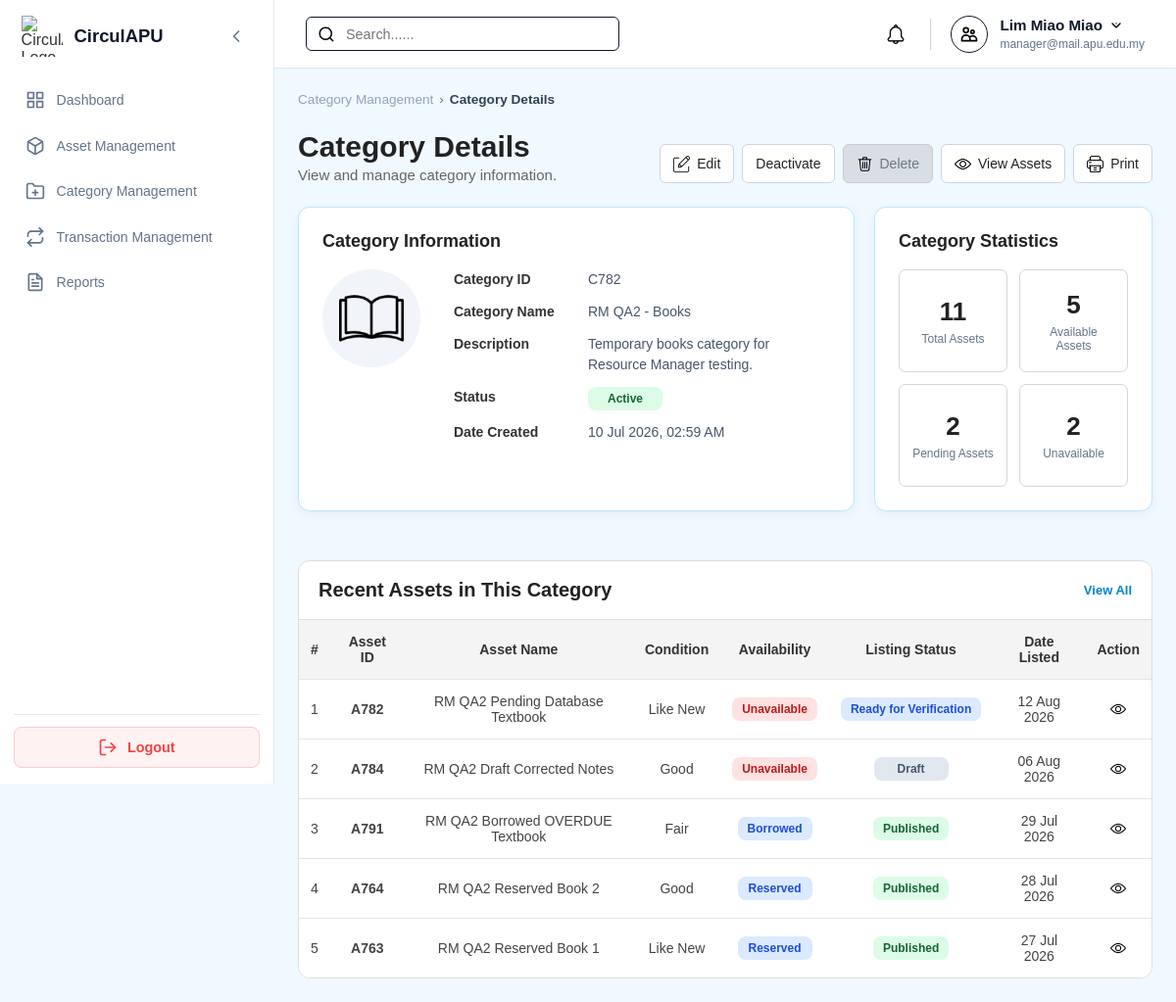
The app's page /Manager/manager_category_view.php?categoryID=C782&back=page=2 (signed in) with its own data.
### tables this page shows
CREATE TABLE `categories` (
  `categoryID` varchar(10) NOT NULL,
  `categoryName` varchar(100) NOT NULL,
  `description` varchar(255) DEFAULT NULL,
  `categoryIcon` varchar(255) DEFAULT NULL,
  `status` enum('Active','Inactive') NOT NULL DEFAULT 'Active',
  `createdDate` timestamp NOT NULL DEFAULT current_timestamp()
);

CREATE TABLE `assets` (
  `assetID` varchar(10) NOT NULL,
  `ownerID` varchar(10) NOT NULL,
  `categoryID` varchar(10) NOT NULL,
  `assetName` varchar(150) NOT NULL,
  `description` varchar(255) DEFAULT NULL,
  `assetCondition` enum('New','Like New','Good','Fair','Poor') NOT NULL,
  `imageURL` varchar(255) DEFAULT NULL,
  `availabilityStatus` enum('Available','Reserved','Borrowed','Unavailable') NOT NULL,
  `listingStatus` enum('Draft','Pending Review','Ready for Verification','Approved','Published','Rejected','Removed') NOT NULL,
  `createdDate` timestamp NOT NULL DEFAULT current_timestamp(),
  `updatedDate` timestamp NULL DEFAULT NULL ON UPDATE current_timestamp(),
  `verificationStatus` enum('Pending','Approved','Rejected') NOT NULL
);

### Manager/manager_category_view.php (the view, shortened to what this page needs)
<?php
require_once '../print.php';
require_once '../db.php';
function e($v): string { return htmlspecialchars((string)$v, ENT_QUOTES, 'UTF-8'); }
function iconPath($v): string {
    $v = str_replace('\\', '/', trim($v));
    return preg_match('/^https?:\/\//i', $v) ? $v : '../' . ltrim(preg_replace('#^(\.\./)+#', '', $v), '/');
}
$categoryID=trim($_GET['categoryID']??'');$back=trim($_GET['back']??'');$source=$_GET['source']??'categories';
$backURL=($source==='reports'?'manager_reports.php':'manager_categories.php').($back?'?'.$back:'');
$backLabel=$source==='reports'?'Reports':'Category Management';
$navParam=($source==='reports'?'&source=reports':'').($back?'&back='.rawurlencode($back):'');
$categoryReturn=['categoryID'=>$categoryID];
if($back)$categoryReturn['back']=$back;
$assetNav='&source=category&back='.rawurlencode(http_build_query($categoryReturn));
$category = null;
$assets = [];
$stats = ['total'=>0,'available'=>0,'pending'=>0,'unavailable'=>0];
$linkedAssets = 0;
$error = '';
try {
    $conn->set_charset('utf8mb4');
    $stmt = $conn->prepare("
        SELECT categoryID,categoryName,description,categoryIcon,status,createdDate
        FROM categories WHERE categoryID=? LIMIT 1
    ");
    $stmt->bind_param('s', $categoryID);
    $stmt->execute();
    $category = $stmt->get_result()->fetch_assoc();
    if (!$category) {
        $error = 'The selected category could not be found.';
    } else {
        $stmt = $conn->prepare("
            SELECT
                COUNT(*) linked,
                SUM(listingStatus<>'Removed') total,
                SUM(listingStatus='Published' AND verificationStatus='Approved' AND availabilityStatus='Available') available,
                SUM(listingStatus IN ('Draft','Pending Review','Ready for Verification')) pending,
                SUM(availabilityStatus='Unavailable' AND listingStatus<>'Removed') unavailable
            FROM assets WHERE categoryID=?
        ");
        $stmt->bind_param('s', $categoryID);
        $stmt->execute();
        $row = $stmt->get_result()->fetch_assoc();
        $linkedAssets = (int)($row['linked'] ?? 0);
        foreach ($stats as $k => $v) $stats[$k] = (int)($row[$k] ?? 0);
        $stmt = $conn->prepare("
            SELECT assetID,assetName,assetCondition,availabilityStatus,listingStatus,createdDate
            FROM assets
            WHERE categoryID=? AND listingStatus<>'Removed'
            ORDER BY createdDate DESC LIMIT 5
        ");
        $stmt->bind_param('s', $categoryID);
        $stmt->execute();
        $assets = $stmt->get_result()->fetch_all(MYSQLI_ASSOC);
    }
} catch (Throwable $e) {
    error_log($e->getMessage());
    $error = 'Unable to load category details. Please try again.';
}
$icon = iconPath($category['categoryIcon'] ?? '');
?>
<!DOCTYPE html>
<html lang="en">
<head>
    <link rel="stylesheet" href="../style.css">
    <link rel="stylesheet" href="manager_style.css?v=<?=filemtime(__DIR__.'/manager_style.css')?>">
    <link rel="stylesheet" href="manager_mobile.css">
</head>
<body class="role-manager">
<div class="dashboard-container">
<?php include '../sidebar.php'; ?>
<div class="main-content">
<?php include '../header.php'; ?>
<main class="page-body">
<?php if ($error): ?>
<section class="management-heading">
    <div class="breadcrumb">
        <a href="<?=e($backURL)?>"><?=e($backLabel)?></a>
        <span>›</span><span class="breadcrumb-current">Category Details</span>
    </div>
    <h1>Category Details</h1>
</section>
<div class="alert alert-error"><?= e($error) ?></div>
<?php else: ?>
<section class="management-heading category-heading">
    <div>
        <div class="breadcrumb">
            <a href="<?=e($backURL)?>"><?=e($backLabel)?></a>
            <span>›</span><span class="breadcrumb-current">Category Details</span>
        </div>
        <h1>Category Details</h1>
        <p>View and manage category information.</p>
    </div>
    <div class="category-page-actions">
        <a href="manager_category_edit.php?categoryID=<?= e($categoryID) ?><?=e($navParam)?>">
            <img src="../assets/icons/edit.png" alt=""> Edit
        </a>
        <?php if ($category['status'] === 'Active'): ?>
        <button type="button" class="deactivate"
                onclick="openDetailCategoryAction('deactivate')">Deactivate</button>
        <?php endif; ?>
        <?php if ($linkedAssets === 0): ?>
        <button type="button" class="delete" onclick="openDetailCategoryAction('delete')">
            <img src="../assets/icons/delete.png" alt=""> Delete
        </button>
        <?php else: ?>
        <button type="button" disabled title="Cannot delete because assets are linked to this category.">
            <img src="../assets/icons/delete.png" alt=""> Delete
        </button>
        <?php endif; ?>
        <a href="manager_assets.php?category=<?= e($categoryID) ?>">
            <img src="../assets/icons/view.png" alt=""> View Assets
        </a>
    </div>
</section>
<section class="category-detail-layout">
<article class="content-card category-info-card">
    <h2>Category Information</h2>
    <div class="category-info-content">
        <div class="category-main-icon">
            <?php if ($icon): ?><img src="<?= e($icon) ?>" alt="<?= e($category['categoryName']) ?>"><?php endif; ?>
        </div>
        <div class="category-info-fields">
            <?php
            $details = [
                'Category ID'   => $category['categoryID'],
                'Category Name' => $category['categoryName'],
                'Description'   => $category['description'] ?: '-',
                'Status'        => $category['status'],
                'Date Created'  => date('d M Y, h:i A', strtotime($category['createdDate']))
            ];
            foreach ($details as $label => $value):
            ?>
            <div class="category-info-row">
                <strong><?= e($label) ?></strong>
                <span><?php if($label==='Status'):?><span class="status-badge" data-status="<?=e($value)?>"><?=e($value)?></span><?php else:?><?=e($value)?><?php endif;?></span>
            </div>
            <?php endforeach; ?>
        </div>
    </div>
</article>
<article class="content-card category-stats-card">
    <h2>Category Statistics</h2>
    <div class="category-stats-grid">
        <div class="category-stat"><strong><?= $stats['total'] ?></strong><span>Total Assets</span></div>
        <div class="category-stat"><strong><?= $stats['available'] ?></strong><span>Available Assets</span></div>
        <div class="category-stat"><strong><?= $stats['pending'] ?></strong><span>Pending Assets</span></div>
        <div class="category-stat"><strong><?= $stats['unavailable'] ?></strong><span>Unavailable</span></div>
    </div>
</article>
</section>
<section class="management-list category-assets-list desktop-category-assets-list">
    <div class="management-list-header">
        <h2>Recent Assets in This Category</h2>
        <a href="manager_assets.php?category=<?= e($categoryID) ?>">View All</a>
    </div>
    <div class="management-table-wrapper">
    <table class="management-table">
        <thead>
        <tr>
            <th>#</th><th>Asset ID</th><th>Asset Name</th><th>Condition</th>
            <th>Availability</th><th>Listing Status</th><th>Date Listed</th><th>Action</th>
        </tr>
        </thead>
        <tbody>
        <?php if (!$assets): ?>
            <tr><td colspan="8" class="management-empty-state">No assets found in this category.</td></tr>
        <?php else: foreach ($assets as $i => $a): ?>
            <tr>
                <td><?= $i + 1 ?></td>
                <td><strong><?= e($a['assetID']) ?></strong></td>
                <td><?= e($a['assetName']) ?></td>
                <td><?= e($a['assetCondition']) ?></td>
                <td><span class="status-badge" data-status="<?=e($a['availabilityStatus'])?>"><?=e($a['availabilityStatus'])?></span></td>
                <td><span class="status-badge" data-status="<?=e($a['listingStatus'])?>"><?=e($a['listingStatus'])?></span></td>
                <td><?= date('d M Y', strtotime($a['createdDate'])) ?></td>
                <td>
                    <a href="manager_asset_view.php?assetID=<?= e($a['assetID']) ?><?=e($assetNav)?>"
                       class="management-action-btn" title="View">
                        <img src="../assets/icons/view.png" alt="View">
                    </a>
                </td>
            </tr>
        <?php endforeach; endif; ?>
        </tbody>
    </table>
    </div>
</section>
<?php endif; ?>
</main>
</div>
</div>
</body>
</html>

### style.css (style rules this page uses)
:root { --sidebar-width: 280px; --sidebar-collapsed-width: 80px; --header-height: 70px; --transition-speed: 0.3s; }
body.role-manager { --primary-color: #0284c7; --primary-hover: #0369a1; --bg-color: #f0f9ff; --card-bg: #ffffff; --badge-bg: #e0f2fe; --badge-text: #0369a1; --border-color: #bae6fd; }
body { --primary-color: #333333; --primary-hover: #000000; --bg-color: #f7f9fc; --card-bg: #ffffff; --badge-bg: #e0e0e0; --badge-text: #333333; --border-color: #e2e8f0; }
* { box-sizing: border-box; margin: 0; padding: 0; font-family: Arial, Helvetica, sans-serif; }
html, body { width: 100%; min-height: 100vh; background-color: var(--bg-color); color: #333333; }
.dashboard-container { display: flex; width: 100vw; min-height: 100vh; position: relative; background-color: var(--bg-color); }
.main-content { margin-left: var(--sidebar-width); width: calc(100vw - var(--sidebar-width)); min-height: 100vh; display: flex; flex-direction: column; flex-grow: 1; transition: margin-left var(--transition-speed) ease-in-out, width var(--transition-speed) ease-in-out; }
.page-body { padding: 1.5rem; flex-grow: 1; width: 100%; }
.content-card { min-width: 0; margin-bottom: 30px; padding: 24px; background-color: var(--card-bg); border: 1px solid var(--border-color); border-radius: 12px; box-shadow: 0 3px 12px rgba(15, 23, 42, 0.05); }
.breadcrumb { display: flex; align-items: center; gap: 6px; font-size: 11px; font-weight: 500; color: #94a3b8; }
.breadcrumb a { color: #94a3b8; text-decoration: none; transition: color 0.15s ease; }
.breadcrumb .breadcrumb-current { color: #334155; font-weight: 600; }
.management-heading { display: flex; flex-direction: column; align-items: flex-start; gap: 5px; margin-bottom: 24px; }
.management-heading h1 { margin: 0 0 3px; font-size: 30px; color: #222222; }
.management-heading p { margin: 0; color: #666666; font-size: 15px; }
.management-list { width: 100%; background-color: #ffffff; border: 1px solid #dddddd; border-radius: 12px; overflow: hidden; }
.management-list-header { padding: 18px 20px; display: flex; align-items: center; justify-content: space-between; gap: 15px; border-bottom: 1px solid #dddddd; }
.management-list-header h2 { margin: 0; font-size: 20px; font-weight: 600; color: #222222; }
.management-table-wrapper { width: 100%; overflow-x: auto; }
.management-table { width: 100%; min-width: 850px; border-collapse: collapse; background-color: #ffffff; }
.management-table th, .management-table td { padding: 14px 12px; border-bottom: 1px solid #e5e5e5; text-align: center; vertical-align: middle; }
.management-table th { background-color: #f4f4f4; color: #333333; font-size: 14px; font-weight: 600; }
.management-table td { color: #444444; font-size: 14px; }
.management-table tbody tr { transition: background-color 0.2s ease; }
.management-table tbody tr:last-child td { border-bottom: none; }
.management-action-btn { padding: 5px 7px; display: flex; align-items: center; justify-content: center; border: none; border-radius: 5px; background-color: #ffffff; color: inherit; text-decoration: none; cursor: pointer; transition: background-color 0.2s ease, transform 0.2s ease; }
.management-action-btn img { width: 16px; height: 16px; display: block; object-fit: contain; }
.breadcrumb { font-size: 0.85rem; color: var(--text-secondary, #64748b); margin-bottom: 1.5rem; }

### records on screen
categories: categoryID "C782", categoryName "RM QA2 - Books", description "Temporary books category for Resource Manager testing.", status "Active"
assets: assetID "A782", assetName "RM QA2 Pending Database Textbook", assetCondition "Like New", availabilityStatus "Unavailable", listingStatus "Ready for Verification", createdDate "12 Aug 2026"
assets: assetID "A784", assetName "RM QA2 Draft Corrected Notes", assetCondition "Good", availabilityStatus "Unavailable", listingStatus "Draft", createdDate "06 Aug 2026"
assets: assetID "A791", assetName "RM QA2 Borrowed OVERDUE Textbook", assetCondition "Fair", availabilityStatus "Borrowed", listingStatus "Published", createdDate "29 Jul 2026"
assets: assetID "A764", assetName "RM QA2 Reserved Book 2", assetCondition "Good", availabilityStatus "Reserved", listingStatus "Published", createdDate "28 Jul 2026"
assets: assetID "A763", assetName "RM QA2 Reserved Book 1", assetCondition "Like New", availabilityStatus "Reserved", listingStatus "Published", createdDate "27 Jul 2026"

### other values on screen
$user_name "Lim Miao Miao"
$user_email "manager@mail.apu.edu.my"
$backLabel "Category Management"
$label "Print"
$label "Category ID"
$label "Category Name"
$label "Description"
$label "Status"
$label "Date Created"
$value "10 Jul 2026, 02:59 AM"
$stats['total'] "11"
$stats['available'] "5"
$stats['pending'] "2"
$stats['unavailable'] "2"
